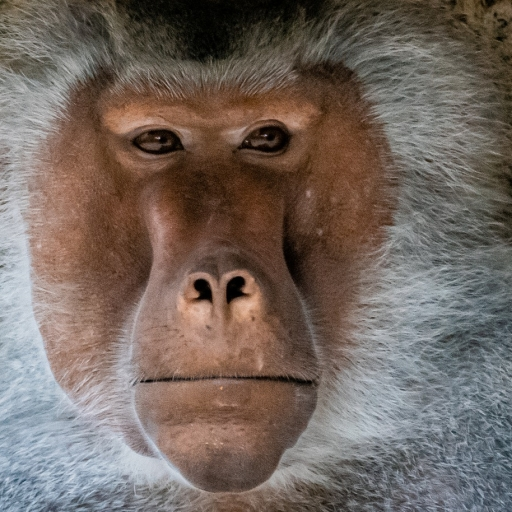
#> input picture project/tensor_decompositions/baboon.png, 512 x 512 px
$ python T_train.py
#> lines starting #> are read from the running program, lines starting #| are printed output that depends on the picture
#> further down, img_bab is the input picture: shape (512, 512, 3); mean R, G, B 115.9, 103.3, 95.7
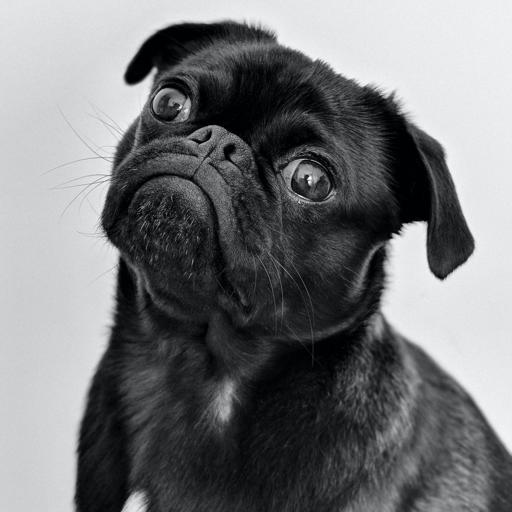
#> input picture project/tensor_decompositions/dog.jpg, 512 x 512 px
#> further down, img_dog is the input picture: shape (512, 512, 3); mean R, G, B 117.6, 118.6, 120.6
from PIL import Image

import numpy as np
from scipy import linalg
import matplotlib.pyplot as plt


class TT(object):

    def __init__(self, x, threshold=0, max_rank=np.infty, string=None):

        # initialize from list of cores
#> called with x = array of shape (4, 4, 4, 4, 4, 4, 4, 4, 4, 3), threshold = 0.1, max_rank = inf
        if isinstance(x, list):

            # check if orders of list elements are correct
            if np.all([x[i].ndim == 4 for i in range(len(x))]):

                # check if ranks are correct
                if np.all([x[i].shape[3] == x[i + 1].shape[0] for i in range(len(x) - 1)]):

                    # define order, row dimensions, column dimensions, ranks, and cores
                    self.order = len(x)
                    self.row_dims = [x[i].shape[1] for i in range(self.order)]
                    self.col_dims = [x[i].shape[2] for i in range(self.order)]
                    self.ranks = [x[i].shape[0] for i in range(self.order)] + [x[-1].shape[3]]
                    self.cores = x

                else:
                    raise ValueError('Shapes of list elements do not match.')

            else:
                raise ValueError('List elements must be 4-dimensional arrays.')

        # initialize from full array
        elif isinstance(x, np.ndarray):

            # check if order of ndarray is a multiple of 2
            if np.mod(x.ndim, 2) == 0:

                # show progress
                if string is None:
                    string = 'HOSVD'


                # define order, row dimensions, column dimensions, ranks, and cores
                order = len(x.shape) // 2
#> order = 5
                row_dims = x.shape[:order]
#> row_dims = (4, 4, 4, 4, 4)
                col_dims = x.shape[order:]
#> col_dims = (4, 4, 4, 4, 3)
                ranks = [1] * (order + 1)
#> ranks = [1, 1, 1, 1, 1, 1]
                cores = []

                # permute dimensions, e.g., for order = 4: p = [0, 4, 1, 5, 2, 6, 3, 7]
                p = [order * j + i for i in range(order) for j in range(2)]
                # print(p)
                y = np.transpose(x, p).copy()

                # decompose the full tensor
                for i in range(order -1):
                    # reshape residual tensor
                    m = ranks[i] * row_dims[i] * col_dims[i]
                    n = np.prod(row_dims[i + 1:]) * np.prod(col_dims[i + 1:])
                    y = np.reshape(y, [m, n])

                    # apply SVD in order to isolate modes
                    [u, s, v] = linalg.svd(y, full_matrices=False)
                    # print(y.shape)
                    # rank reduction
                    if threshold != 0:
                        indices = np.where(s / s[0] > threshold)[0]
                        u = u[:, indices]
                        s = s[indices]
                        v = v[indices, :]
                    if max_rank != np.infty:
                        u = u[:, :np.minimum(u.shape[1], max_rank)]
                        s = s[:np.minimum(s.shape[0], max_rank)]
                        v = v[:np.minimum(v.shape[0], max_rank), :]
                    print(u.shape[1], indices)
                    # define new TT core
                    ranks[i + 1] = u.shape[1]
                    cores.append(np.reshape(u, [ranks[i], row_dims[i], col_dims[i], ranks[i + 1]]))

                    # set new residual tensor
                    y = np.diag(s).dot(v)
#> this loop made 4 passes
#> (indices, s) on passes 2 to 4: ([0, 1], [113121.4, 61429.1]), ([0, 1], [113100, 61459.9]), ([0, 1], [113098.9, 61461.9])
#> indices on pass 1: [0, 1, 2, 3, 4, 5, 6]
#| 7 [0 1 2 3 4 5 6]
#| 2 [0 1]
#| 2 [0 1]
#| 2 [0 1]
#> pass 2, in __init__, `y = np.reshape(y, [m, n])`:
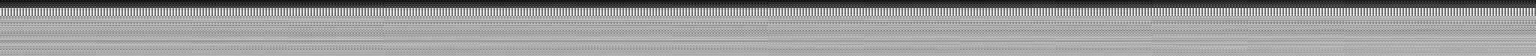
#> y: shape (112, 3072) float32 (shown at 1/2 size); min -691.2, max 339.6, mean -71.1; drawn with min black and max white
#> pass 2, in __init__, `[u, s, v] = linalg.svd(y, full_matrices=False)`:
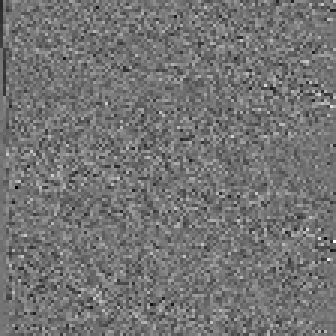
#> u: shape (112, 112) float32 (shown 3 times larger); min -0.448, max 0.535, mean -0.000682; drawn with min black and max white
#> pass 2, in __init__, `[u, s, v] = linalg.svd(y, full_matrices=False)`:
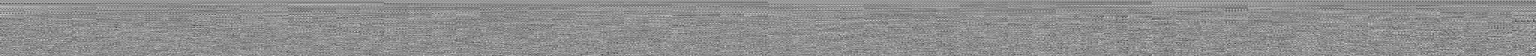
#> v: shape (112, 3072) float32 (shown at 1/2 size); min -0.112, max 0.0884, mean 0.000159; drawn with min black and max white
#> pass 3, in __init__, `y = np.reshape(y, [m, n])`:
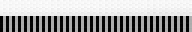
#> y: shape (32, 192) float32; min -1147.5, max 2184.6, mean 1022.5; drawn with min black and max white
#> after the loop, cores = 4 items; ranks = [1, 7, 2, 2, 2, 1]
                    # print(y.shape)

                # define last TT core
                cores.append(np.reshape(y, [ranks[-2], row_dims[-1], col_dims[-1], 1]))
                # [8 lines of commented-out code are left out]
                self.__init__(cores)


            else:
                raise ValueError('Number of dimensions must be a multiple of 2.')

        else:
            raise TypeError('Parameter must be either a list of cores or an ndarray.')

    def __repr__(self):
        return ('\n'
                'Tensor train with order    = {d}, \n'
                '                  row_dims = {m}, \n'
                '                  col_dims = {n}, \n'
                '                  ranks    = {r}'.format(d=self.order, m=self.row_dims, n=self.col_dims, r=self.ranks))

    def full(self):
        # print(self.ranks)
        # print(self.col_dims)
        # print(self.row_dims)
        if self.ranks[0] != 1 or self.ranks[-1] != 1:
            raise ValueError("The first and last rank have to be 1!")
        # print('cores = ',self.cores)
        # reshape first core
        full_tensor = self.cores[0].reshape(self.row_dims[0] * self.col_dims[0], self.ranks[1])

        for i in range(1, self.order):
            # contract full_tensor with next TT core and reshape
            full_tensor = full_tensor.dot(self.cores[i].reshape(self.ranks[i],
                                                                self.row_dims[i] * self.col_dims[i] * self.ranks[
                                                                    i + 1]))
            full_tensor = full_tensor.reshape(np.prod(self.row_dims[:i + 1]) * np.prod(self.col_dims[:i + 1]),
                                              self.ranks[i + 1])
#> this loop made 4 passes
#> pass 2, in full, `full_tensor = full_tensor.dot(self.cores[i].reshape(self.ranks[i], sel..`:
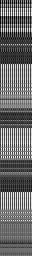
#> full_tensor: shape (256, 32) float32; min -0.0305, max 0.0254, mean -0.00713; drawn with min black and max white

        # reshape and transpose full_tensor
        p = [None] * 2 * self.order
#> p = 10 items
        p[::2] = self.row_dims
        p[1::2] = self.col_dims
        q = [2 * i for i in range(self.order)] + [1 + 2 * i for i in range(self.order)]
        # print(f'q = {q}')
        # print(f'p = {p}')
        # print(full_tensor.shape)
        full_tensor = full_tensor.reshape(p).transpose(q)
        # print(full_tensor)
        return np.array(np.reshape(full_tensor, (512,512,3)))
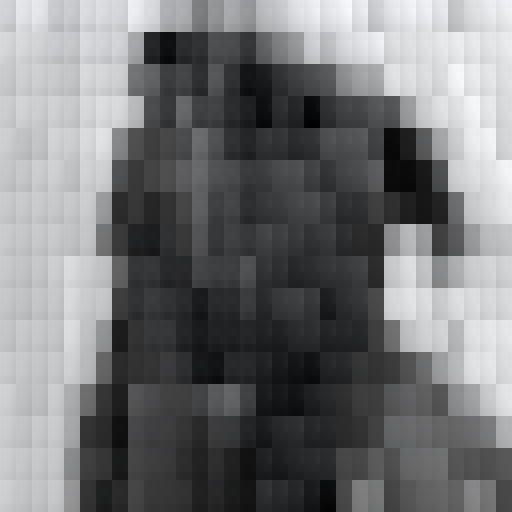
#> returned value: shape (512, 512, 3) float32; mean of channels 0, 1, 2 117.7, 118.6, 120.3; drawn with min black and max white


def imshow(image):
    img = Image.fromarray(image)
    img.show()

img_bab = np.array(Image.open('baboon.png'))
img_dog = np.array(Image.open('dog.jpg'))

img1 = np.reshape(img_dog, (4,4,4,4,4,4,4,4,4,3))

dog = TT.full(TT(img1,threshold=0.1))

imshow(img_dog.astype(np.uint8))
imshow(dog.astype(np.uint8))
